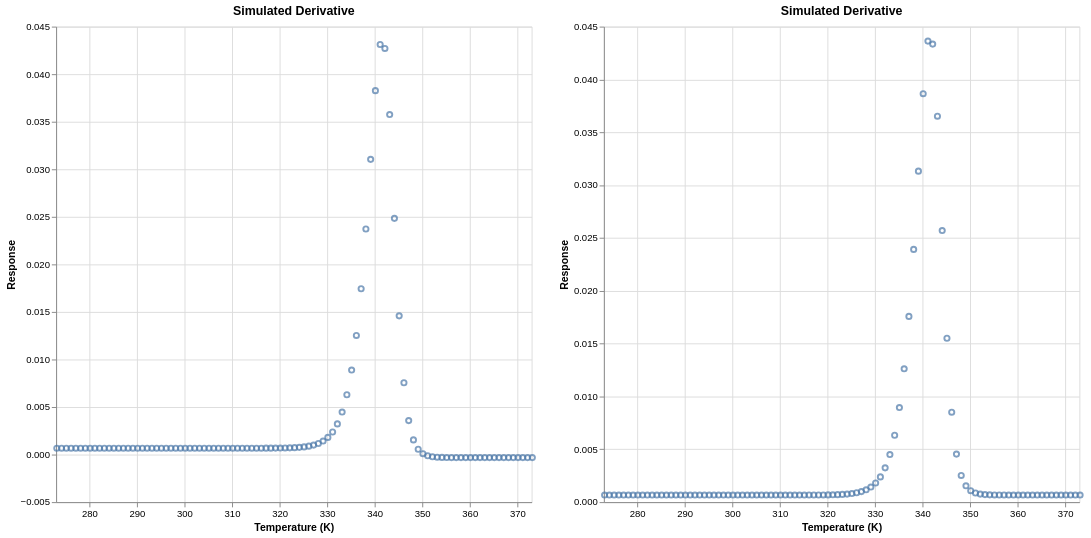

Notebook code cell kept with this figure:
### Markdown cell above
5. Plot the simulated derivative plot

### Code cell
chart_deriv = alt.Chart(response_derive_df).mark_point().encode(
    x=alt.X('temp', scale=alt.Scale(domain=[273, 373]), title="Temperature (K)"),
    y=alt.Y('response', scale=alt.Scale(zero=False), title="Response"),
    tooltip=['temp', 'response'],
).properties(
    height=500,
    width=500,
    title='Simulated Derivative',
)

chart_deriv

### Figure 1 — Vega-Lite specification as saved in the notebook (floating-point values rounded to 4 significant figures)
{"config": {"view": {"continuousWidth": 300, "continuousHeight": 300}}, "hconcat": [{"data": {"name": "data-7cb146ff91387cf45608c3dab667ca8f"}, "mark": {"type": "point"}, "encoding": {"tooltip": [{"field": "temp", "type": "quantitative"}, {"field": "response", "type": "quantitative"}], "x": {"field": "temp", "scale": {"domain": [273, 373]}, "title": "Temperature (K)", "type": "quantitative"}, "y": {"field": "response", "scale": {"zero": false}, "title": "Response", "type": "quantitative"}}, "height": 500, "title": "Simulated Derivative", "width": 500}, {"data": {"name": "data-b727a551c3ca59e7c9c2c145499e2248"}, "mark": {"type": "point"}, "encoding": {"tooltip": [{"field": "temp", "type": "quantitative"}, {"field": "response", "type": "quantitative"}], "x": {"field": "temp", "scale": {"domain": [273, 373]}, "title": "Temperature (K)", "type": "quantitative"}, "y": {"field": "response", "scale": {"zero": false}, "title": "Response", "type": "quantitative"}}, "height": 500, "title": "Simulated Derivative", "width": 500}], "$schema": "https://vega.github.io/schema/vega-lite/v6.1.0.json", "datasets": {"data-7cb146ff91387cf45608c3dab667ca8f": [{"temp": 273.1, "response": 0.00067}, {"temp": 274.1, "response": 0.00067}, {"temp": 275.1, "response": 0.00067}, {"temp": 276.1, "response": 0.00067}, {"temp": 277.1, "response": 0.00067}, {"temp": 278.1, "response": 0.00067}, {"temp": 279.1, "response": 0.00067}, {"temp": 280.1, "response": 0.00067}, {"temp": 281.1, "response": 0.00067}, {"temp": 282.1, "response": 0.00067}, {"temp": 283.1, "response": 0.00067}, {"temp": 284.1, "response": 0.00067}, {"temp": 285.1, "response": 0.00067}, {"temp": 286.1, "response": 0.00067}, {"temp": 287.1, "response": 0.00067}, {"temp": 288.1, "response": 0.00067}, {"temp": 289.1, "response": 0.00067}, {"temp": 290.1, "response": 0.00067}, {"temp": 291.1, "response": 0.00067}, {"temp": 292.1, "response": 0.00067}, {"temp": 293.1, "response": 0.00067}, {"temp": 294.1, "response": 0.00067}, {"temp": 295.1, "response": 0.00067}, {"temp": 296.1, "response": 0.00067}, {"temp": 297.1, "response": 0.00067}, {"temp": 298.1, "response": 0.00067}, {"temp": 299.1, "response": 0.00067}, {"temp": 300.1, "response": 0.00067}, {"temp": 301.1, "response": 0.00067}, {"temp": 302.1, "response": 0.00067}, {"temp": 303.1, "response": 0.00067}, {"temp": 304.1, "response": 0.00067}, {"temp": 305.1, "response": 0.00067}, {"temp": 306.1, "response": 0.00067}, {"temp": 307.1, "response": 0.00067}, {"temp": 308.1, "response": 0.0006701}, {"temp": 309.1, "response": 0.0006701}, {"temp": 310.1, "response": 0.0006702}, {"temp": 311.1, "response": 0.0006703}, {"temp": 312.1, "response": 0.0006704}, {"temp": 313.1, "response": 0.0006707}, {"temp": 314.1, "response": 0.0006711}, {"temp": 315.1, "response": 0.0006717}, {"temp": 316.1, "response": 0.0006727}, {"temp": 317.1, "response": 0.0006742}, {"temp": 318.1, "response": 0.0006766}, {"temp": 319.1, "response": 0.0006802}, {"temp": 320.1, "response": 0.0006859}, {"temp": 321.1, "response": 0.0006947}, {"temp": 322.1, "response": 0.0007083}, {"temp": 323.1, "response": 0.0007291}, {"temp": 324.1, "response": 0.0007609}, {"temp": 325.1, "response": 0.0008095}, {"temp": 326.1, "response": 0.0008834}, {"temp": 327.1, "response": 0.0009955}, {"temp": 328.1, "response": 0.001165}, {"temp": 329.1, "response": 0.001421}, {"temp": 330.1, "response": 0.001804}, {"temp": 331.1, "response": 0.002376}, {"temp": 332.1, "response": 0.003225}, {"temp": 333.1, "response": 0.004473}, {"temp": 334.1, "response": 0.006289}, {"temp": 335.1, "response": 0.008889}, {"temp": 336.1, "response": 0.01253}, {"temp": 337.1, "response": 0.01744}, {"temp": 338.1, "response": 0.02372}, {"temp": 339.1, "response": 0.03104}, {"temp": 340.1, "response": 0.03827}, {"temp": 341.1, "response": 0.04312}, {"temp": 342.1, "response": 0.04271}, {"temp": 343.1, "response": 0.03576}, {"temp": 344.1, "response": 0.02484}, {"temp": 345.1, "response": 0.01459}, {"temp": 346.1, "response": 0.007553}, {"temp": 347.1, "response": 0.003572}, {"temp": 348.1, "response": 0.001542}, {"temp": 349.1, "response": 0.0005585}, {"temp": 350.1, "response": 9.266e-05}, {"temp": 351.1, "response": -0.0001261}, {"temp": 352.1, "response": -0.0002287}, {"temp": 353.1, "response": -0.0002769}, {"temp": 354.1, "response": -0.0002995}, {"temp": 355.1, "response": -0.0003103}, {"temp": 356.1, "response": -0.0003153}, {"temp": 357.1, "response": -0.0003178}, {"temp": 358.1, "response": -0.0003189}, {"temp": 359.1, "response": -0.0003195}, {"temp": 360.1, "response": -0.0003197}, {"temp": 361.1, "response": -0.0003199}, {"temp": 362.1, "response": -0.0003199}, {"temp": 363.1, "response": -0.00032}, {"temp": 364.1, "response": -0.00032}, {"temp": 365.1, "response": -0.00032}, {"temp": 366.1, "response": -0.00032}, {"temp": 367.1, "response": -0.00032}, {"temp": 368.1, "response": -0.00032}, {"temp": 369.1, "response": -0.00032}, {"temp": 370.1, "response": -0.00032}, {"temp": 371.1, "response": -0.00032}, {"temp": 372.1, "response": -0.00032}, {"temp": 373.1, "response": -0.00032}], "data-b727a551c3ca59e7c9c2c145499e2248": [{"temp": 273.1, "response": 0.00067}, {"temp": 274.1, "response": 0.00067}, {"temp": 275.1, "response": 0.00067}, {"temp": 276.1, "response": 0.00067}, {"temp": 277.1, "response": 0.00067}, {"temp": 278.1, "response": 0.00067}, {"temp": 279.1, "response": 0.00067}, {"temp": 280.1, "response": 0.00067}, {"temp": 281.1, "response": 0.00067}, {"temp": 282.1, "response": 0.00067}, {"temp": 283.1, "response": 0.00067}, {"temp": 284.1, "response": 0.00067}, {"temp": 285.1, "response": 0.00067}, {"temp": 286.1, "response": 0.00067}, {"temp": 287.1, "response": 0.00067}, {"temp": 288.1, "response": 0.00067}, {"temp": 289.1, "response": 0.00067}, {"temp": 290.1, "response": 0.00067}, {"temp": 291.1, "response": 0.00067}, {"temp": 292.1, "response": 0.00067}, {"temp": 293.1, "response": 0.00067}, {"temp": 294.1, "response": 0.00067}, {"temp": 295.1, "response": 0.00067}, {"temp": 296.1, "response": 0.00067}, {"temp": 297.1, "response": 0.00067}, {"temp": 298.1, "response": 0.00067}, {"temp": 299.1, "response": 0.00067}, {"temp": 300.1, "response": 0.00067}, {"temp": 301.1, "response": 0.00067}, {"temp": 302.1, "response": 0.00067}, {"temp": 303.1, "response": 0.00067}, {"temp": 304.1, "response": 0.00067}, {"temp": 305.1, "response": 0.00067}, {"temp": 306.1, "response": 0.00067}, {"temp": 307.1, "response": 0.00067}, {"temp": 308.1, "response": 0.0006701}, {"temp": 309.1, "response": 0.0006701}, {"temp": 310.1, "response": 0.0006702}, {"temp": 311.1, "response": 0.0006703}, {"temp": 312.1, "response": 0.0006704}, {"temp": 313.1, "response": 0.0006707}, {"temp": 314.1, "response": 0.0006711}, {"temp": 315.1, "response": 0.0006717}, {"temp": 316.1, "response": 0.0006727}, {"temp": 317.1, "response": 0.0006742}, {"temp": 318.1, "response": 0.0006766}, {"temp": 319.1, "response": 0.0006803}, {"temp": 320.1, "response": 0.000686}, {"temp": 321.1, "response": 0.0006949}, {"temp": 322.1, "response": 0.0007085}, {"temp": 323.1, "response": 0.0007295}, {"temp": 324.1, "response": 0.0007615}, {"temp": 325.1, "response": 0.0008104}, {"temp": 326.1, "response": 0.0008848}, {"temp": 327.1, "response": 0.0009978}, {"temp": 328.1, "response": 0.001169}, {"temp": 329.1, "response": 0.001426}, {"temp": 330.1, "response": 0.001812}, {"temp": 331.1, "response": 0.002388}, {"temp": 332.1, "response": 0.003243}, {"temp": 333.1, "response": 0.004501}, {"temp": 334.1, "response": 0.006331}, {"temp": 335.1, "response": 0.008952}, {"temp": 336.1, "response": 0.01262}, {"temp": 337.1, "response": 0.01758}, {"temp": 338.1, "response": 0.02392}, {"temp": 339.1, "response": 0.03132}, {"temp": 340.1, "response": 0.03865}, {"temp": 341.1, "response": 0.04363}, {"temp": 342.1, "response": 0.04335}, {"temp": 343.1, "response": 0.03652}, {"temp": 344.1, "response": 0.0257}, {"temp": 345.1, "response": 0.01551}, {"temp": 346.1, "response": 0.008509}, {"temp": 347.1, "response": 0.004546}, {"temp": 348.1, "response": 0.002524}, {"temp": 349.1, "response": 0.001545}, {"temp": 350.1, "response": 0.001081}, {"temp": 351.1, "response": 0.000863}, {"temp": 352.1, "response": 0.0007609}, {"temp": 353.1, "response": 0.0007129}, {"temp": 354.1, "response": 0.0006904}, {"temp": 355.1, "response": 0.0006797}, {"temp": 356.1, "response": 0.0006746}, {"temp": 357.1, "response": 0.0006722}, {"temp": 358.1, "response": 0.0006711}, {"temp": 359.1, "response": 0.0006705}, {"temp": 360.1, "response": 0.0006703}, {"temp": 361.1, "response": 0.0006701}, {"temp": 362.1, "response": 0.0006701}, {"temp": 363.1, "response": 0.00067}, {"temp": 364.1, "response": 0.00067}, {"temp": 365.1, "response": 0.00067}, {"temp": 366.1, "response": 0.00067}, {"temp": 367.1, "response": 0.00067}, {"temp": 368.1, "response": 0.00067}, {"temp": 369.1, "response": 0.00067}, {"temp": 370.1, "response": 0.00067}, {"temp": 371.1, "response": 0.00067}, {"temp": 372.1, "response": 0.00067}, {"temp": 373.1, "response": 0.00067}]}}
